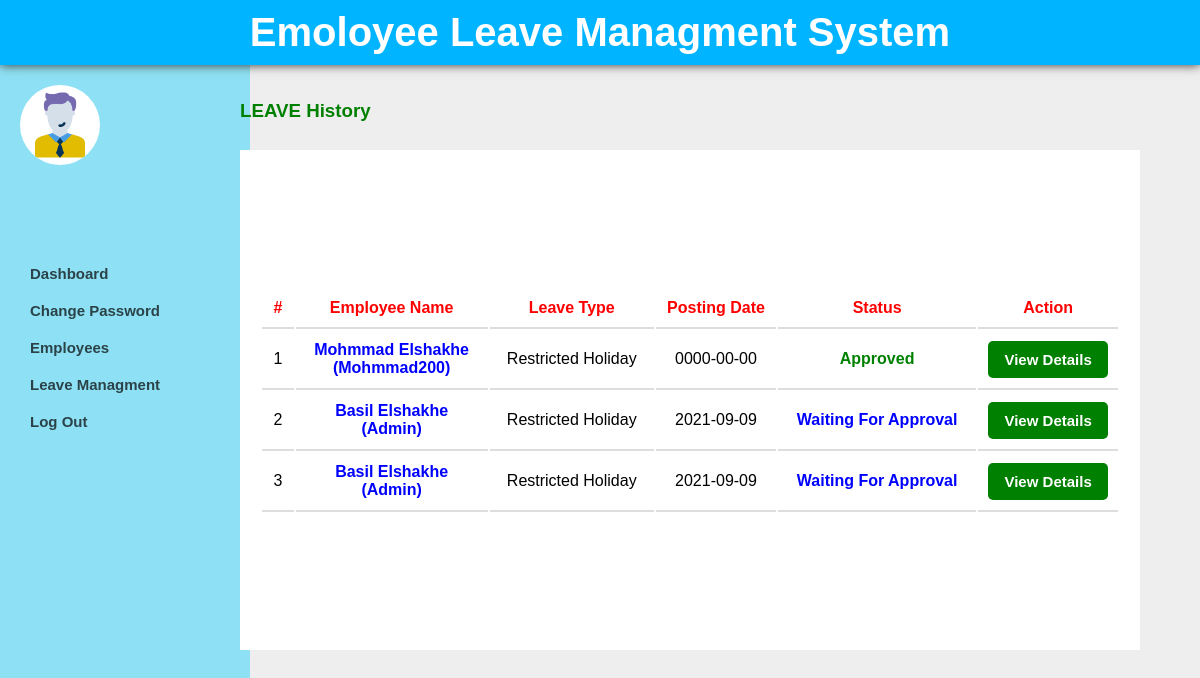
The page /admin/leave_manage.php on the database its author committed.
### tables this page shows
CREATE TABLE `leavedb` (
  `num` int(11) NOT NULL,
  `id` varchar(5) NOT NULL,
  `type-leave` varchar(30) NOT NULL,
  `fromdate` date NOT NULL,
  `todate` date NOT NULL,
  `description` varchar(2000) NOT NULL,
  `admin-description` varchar(2000) NOT NULL,
  `posting-date` date NOT NULL,
  `status` varchar(5) NOT NULL
);

CREATE TABLE `dbcompany` (
  `id` int(11) NOT NULL,
  `username` varchar(30) NOT NULL,
  `password` varchar(30) NOT NULL,
  `first_name` varchar(30) NOT NULL,
  `last_name` varchar(30) NOT NULL,
  `email` varchar(30) NOT NULL,
  `Country` varchar(30) NOT NULL,
  `city` varchar(30) NOT NULL,
  `address` varchar(30) NOT NULL,
  `section` varchar(30) NOT NULL,
  `sex` varchar(10) NOT NULL,
  `b_date` date NOT NULL,
  `reg_date` date NOT NULL,
  `mobile_number` varchar(20) NOT NULL,
  `status` varchar(2) NOT NULL
);

### admin/leave_manage.php (the view, shortened to what this page needs)
<?php
include("connection.php");
?>
<!DOCTYPE html>
<html>
    <head>
        <link rel="stylesheet" href="css/leave_manage.css">
    </head>
    <body>
        <div class="header">emoloyee leave managment system</div>
        <div class="aside">
            <img src="person.png" style="border-radius: 50%; width: 80px; height: 80px; background-color: white;">
            <div class="info">
            </div>
            <div class="link">
                <ul class="menu">
                    <li><a href="dashboard.php">Dashboard</a></li>
                    <li><a href="change_passwordadmin.php">Change Password</a></li>
                    <li><a href="#">Employees</a>
                    </li>
                    <li><a href="#">Leave Managment</a></li>
                    <li><a href="logout.php" class="none">Log Out</a></li>
                </ul>
            </div>
        </div>
        <h3>LEAVE History</h3>
        <form method="post">
            <div class="content">
                <div class="inside">
                    <table>
                        <thead>
                        <tr>
                            <th style="color: red;">#</th>
                            <th style="color: red;">Employee Name</th>
                            <th style="color: red;">Leave Type</th>
                             <th width="120" style="color: red;">Posting Date</th>
                            <th style="color: red;">Status</th>
                            <th style="color: red;">Action</th>
                        </tr>
                        </thead>
                        <tbody>
                        <?php
                        $read_data = $con->query("SELECT * FROM leavedb WHERE 1");
                        $i = 1;
                        foreach($read_data as $user_data){
                            $status = $user_data['status'];
                            $id = $user_data['id'];
                            $sql = "SELECT `username`, `first_name`, `last_name`, 'type-leave' FROM `dbcompany` WHERE id = '$id'";
                            $result = mysqli_query($con,$sql);
                            $employee_data = mysqli_fetch_assoc($result);
                        ?>
                            <tr>
                                <td > <?php echo $i;?></td>
                                <td style="color: blue; font-weight: bold;"><?php echo $employee_data['first_name'] . " " . $employee_data['last_name'] . "<br>(" . $employee_data['username'] . ")";?></td>
                                <td><?php echo $user_data['type-leave'];?></td>
                                <td><?php echo $user_data['posting-date']; ?></td>
                                <td><?php if($status == 2){
                                    echo "<span style='color: red;'>Not Approved</span>";
                                }else if($status == 1){
                                    echo "<span style='color: green;'>Approved</span>";
                                }else{
                                    echo "<span style='color: blue;'>Waiting For Approval</span>";
                                }
                                ?>
                                </td>
                                <td><a href="leave_details.php?leavenum=<?php echo $user_data['num']?>" class="view">View Details</a></td>
                            <?php $i++; }?>
                        </tbody>
                    </table>
                </div>
            </div>
        </form>
    </body>
</html>

### admin/css/leave_manage.css (style rules this page uses)
* { margin: 0; padding: 0; box-sizing: border-box; font-family: Arial, Helvetica, sans-serif; }
body { background-color: #eee; display: flex; flex-direction: column; }
.header { position: relative; background-color: rgb(0, 180, 255); text-transform: capitalize; font-weight: bold; font-size: 40px; color: white; padding: 10px; display: inline-flex; justify-content: center; align-items: center; box-shadow: 0 0 10px 0 rgb(49, 50, 51); z-index: 2; width: 100%; }
.aside { position: relative; background-color: rgba(102, 220, 247, 0.7); padding: 20px; width: 250px; height: 100vh; flex-direction: column; justify-content: flex-start; z-index: 0; display: inline-flex }
.info { margin-left: 10px; }
.link { margin: 0; padding: 0; }
.content { display: flex; align-items: center; position: absolute; top: 150px; left: 20%; background-color: white; width: 75%; height: 500px; padding: 20px; }
.inside { width: 100%; height: 100%; display: flex; flex-direction: column; justify-content: center; align-items: center; }
span { text-transform: capitalize; color: grey; font-weight: bold; width: 90%; margin: 0; }
img { margin-bottom: 20px; }
.menu { width: 100%; }
h3 { position: absolute; top: 100px; left: 20%; color: green; }
.menu li { position: relative; }
ul { list-style: none; }
a { display: block; padding: 10px; text-decoration: none; color: black; font-weight: bold; font-size: 15px; opacity: 0.7; transition: background-color 0.5s ease; }
table { text-transform: capitalize; width: 100%; text-align: center; font-family: Arial, Helvetica, sans-serif; }
th { padding: 10px; border-bottom: 2px solid #ddd; }
td { padding: 10px; border-bottom: 2px solid #ddd; }
.view { display: block; padding: 10px; text-decoration: none; color: black; font-weight: bold; font-size: 15px; opacity: 1; transition: background-color 0.5s ease; background-color: green; color: white; border-radius: 5px; }

### rows shown on the page
leavedb: dbcompany.first_name "Mohmmad", dbcompany.last_name "Elshakhe", dbcompany.username "Mohmmad200", value "Restricted Holiday", value "0000-00-00", status "Approved"
leavedb: dbcompany.first_name "Basil", dbcompany.last_name "Elshakhe", dbcompany.username "Admin", value "Restricted Holiday", value "2021-09-09", status "Waiting For Approval"
leavedb: dbcompany.first_name "Basil", dbcompany.last_name "Elshakhe", dbcompany.username "Admin", value "Restricted Holiday", value "2021-09-09", status "Waiting For Approval"
